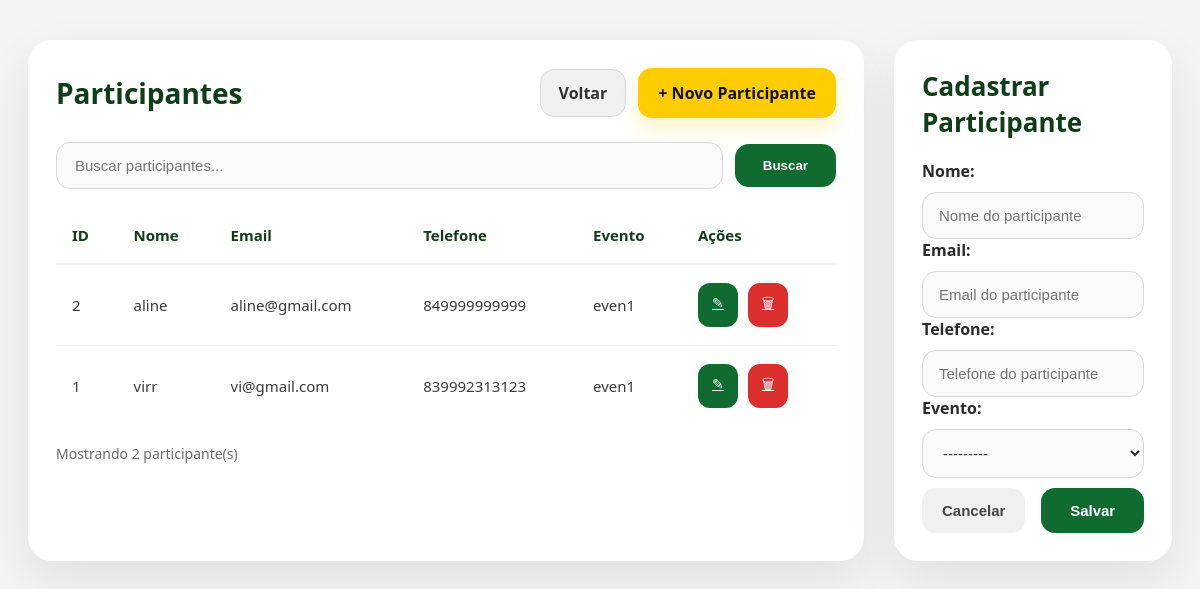
/participantes/ (signed in), run on an earlier commit of the app's database.
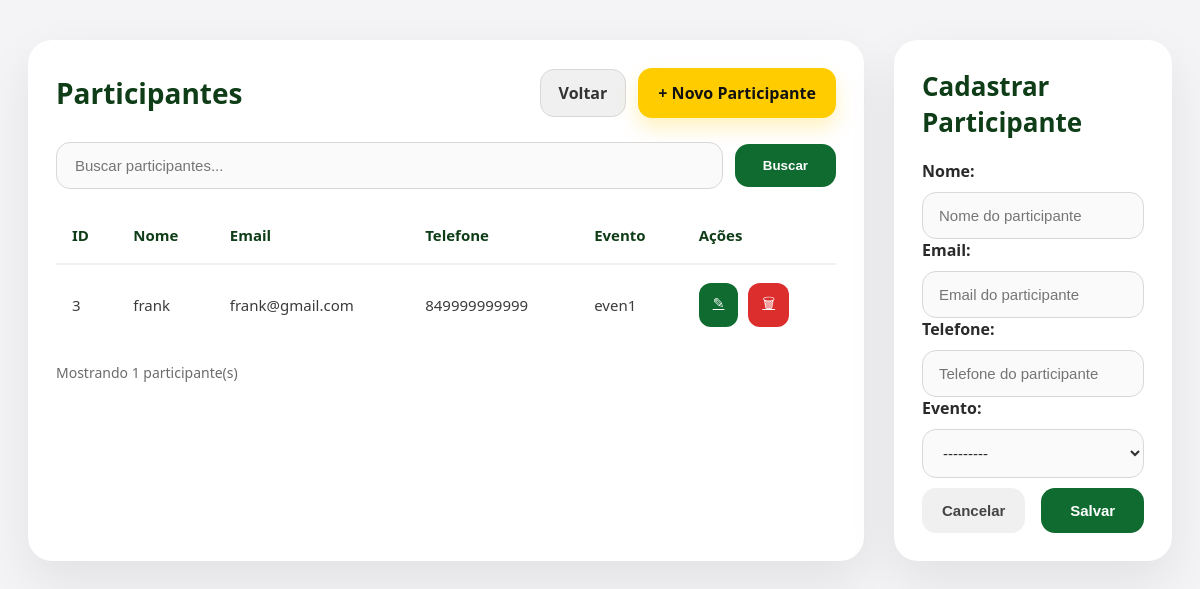
And on a later commit of the database.
### core/models.py (models this page shows, shortened)
class Participante(models.Model):
    nome = models.CharField('Nome', max_length=120)
    email = models.EmailField('Email', max_length=254)
    telefone = models.CharField('Telefone', max_length=30, blank=True)
    evento = models.ForeignKey(Evento, verbose_name='Evento', on_delete=models.PROTECT, related_name='participantes')
    criado_em = models.DateTimeField('Criado em', auto_now_add=True)
    class Meta:
        verbose_name = 'Participante'
        verbose_name_plural = 'Participantes'
        ordering = ['-criado_em']

class Evento(models.Model):
    nome = models.CharField('Nome', max_length=160)
    descricao = models.TextField('Descrição', blank=True)
    data = models.DateField('Data')
    horario = models.TimeField('Horário', blank=True, null=True)
    local = models.CharField('Local', max_length=160, blank=True)
    vagas = models.PositiveIntegerField('Quantidade de vagas', default=0)
    criado_em = models.DateTimeField('Criado em', auto_now_add=True)
    class Meta:
        verbose_name = 'Evento'
        verbose_name_plural = 'Eventos'
        ordering = ['-data', 'nome']
    def __str__(self):
        return self.nome

### core/views.py (the view)
# urls.py: path('participantes/', views.participantes, name='participantes'),
@login_required(login_url='login')
def participantes(request):
    busca = request.GET.get('busca', '')
    participantes = Participante.objects.select_related('evento').all()
    if busca:
        participantes = participantes.filter(
            Q(nome__icontains=busca) | Q(email__icontains=busca) | Q(evento__nome__icontains=busca)
        )
    form = ParticipanteForm(request.POST or None)
    if request.method == 'POST' and form.is_valid():
        form.save()
        return redirect('participantes')
    return render(request, 'gerenciamento/participantes.html', {
        'participantes': participantes,
        'form': form,
        'busca': busca,
    })

### core/forms.py
class ParticipanteForm(forms.ModelForm):
    class Meta:
        model = Participante
        fields = ['nome', 'email', 'telefone', 'evento']
        labels = {
            'nome': 'Nome',
            'email': 'Email',
            'telefone': 'Telefone',
            'evento': 'Evento',
        }
        widgets = {
            'nome': forms.TextInput(attrs={
                'placeholder': 'Nome do participante',
                'class': 'campo-input'
            }),
            'email': forms.EmailInput(attrs={
                'placeholder': 'Email do participante',
                'class': 'campo-input'
            }),
            'telefone': forms.TextInput(attrs={
                'placeholder': 'Telefone do participante',
                'class': 'campo-input'
            }),
            'evento': forms.Select(attrs={
                'class': 'campo-input'
            }),
        }

### core/templates/gerenciamento/participantes.html (shortened to what this page needs)
{% extends 'base.html' %}
{% block conteudo %}
<div class="pagina-participantes">
    <div class="container-participantes">
        <section class="painel-participantes">
            <div class="cabecalho-painel">
                <div>
                    <p class="rotulo-painel">Participantes</p>
                </div>
                <div class="cabecalho-acoes">
                    <a href="{% url 'index' %}" class="botao-voltar">Voltar</a>
                    <a href="#form-cadastro" class="botao-novo">+ Novo Participante</a>
                </div>
            </div>
            <div class="acoes-painel">
                <form method="get" class="caixa-busca">
                    <input type="text" name="busca" placeholder="Buscar participantes..." value="{{ busca }}" />
                    <button type="submit" class="botao-buscar">Buscar</button>
                </form>
            </div>
            <div class="cartao-tabela">
                <table class="tabela-participantes">
                    <thead>
                        <tr>
                            <th>ID</th>
                            <th>Nome</th>
                            <th>Email</th>
                            <th>Telefone</th>
                            <th>Evento</th>
                            <th>Ações</th>
                        </tr>
                    </thead>
                    <tbody>
                        {% if participantes.exists %}
                            {% for participante in participantes %}
                                <tr>
                                    <td>{{ participante.id }}</td>
                                    <td>{{ participante.nome }}</td>
                                    <td>{{ participante.email }}</td>
                                    <td>{{ participante.telefone }}</td>
                                    <td>{{ participante.evento.nome }}</td>
                                    <td>
                                        <div class="botoes-acoes">
                                            <a href="{% url 'editar_participante' participante.id %}" class="botao-editar">✎</a>
                                            <a href="{% url 'excluir_participante' participante.id %}" class="botao-excluir">🗑</a>
                                        </div>
                                    </td>
                                </tr>
                            {% endfor %}
                        {% else %}
                            <tr>
                                <td colspan="6" style="text-align:center; padding: 32px 0;">Nenhum participante encontrado.</td>
                            </tr>
                        {% endif %}
                    </tbody>
                </table>
                <p class="rodape-tabela">Mostrando {{ participantes.count }} participante(s)</p>
            </div>
        </section>
        <aside class="painel-formulario" id="form-cadastro">
            <div class="cartao-formulario">
                <h2>Cadastrar Participante</h2>
                <form method="post">
                    <div class="grupo-campo">
                        {{ form.nome.label_tag }}
                        {{ form.nome }}
                    </div>
                    <div class="grupo-campo">
                        {{ form.email.label_tag }}
                        {{ form.email }}
                    </div>
                    <div class="grupo-campo">
                        {{ form.telefone.label_tag }}
                        {{ form.telefone }}
                    </div>
                    <div class="grupo-campo">
                        {{ form.evento.label_tag }}
                        {{ form.evento }}
                    </div>
                    <div class="acoes-formulario">
                        <button type="reset" class="botao-cancelar">Cancelar</button>
                        <button type="submit" class="botao-salvar">Salvar</button>
                    </div>
                </form>
            </div>
        </aside>
    </div>
</div>
{% endblock %}

### core/templates/base.html (shortened to what this page needs)
<!DOCTYPE html>
<html lang="pt-br">
<head>
    {% load static %}
    <link rel="stylesheet" href="{% static 'css/style.css' %}">
</head>
<body>
    {% block conteudo %}
    {% endblock %}
</body>
</html>

### static/css/style.css (style rules this page uses)
* { margin:0; padding:0; box-sizing:border-box; }
body { font-family:'Segoe UI',sans-serif; background:#f4f4f6; }
.pagina-participantes { padding:40px 28px; min-height:calc(100vh - 40px); }
.container-participantes { max-width:1400px; margin:0 auto; display:grid; grid-template-columns:2.2fr 1fr; gap:30px; }
.painel-participantes, .painel-formulario { background:#fff; border-radius:24px; box-shadow:0 20px 50px rgba(0,0,0,.08); }
.painel-participantes { padding:28px; }
.painel-formulario { padding:28px; }
.cabecalho-painel { display:flex; align-items:center; justify-content:space-between; gap:20px; margin-bottom:24px; }
.cabecalho-acoes { display:flex; gap:12px; align-items:center; }
.rotulo-painel { font-size:28px; font-weight:700; color:#0f3d18; }
.botao-voltar { display:inline-flex; align-items:center; justify-content:center; background:#f0f0f0; color:#333; text-decoration:none; padding:12px 18px; border-radius:14px; font-weight:700; border:1px solid #d8d8d8; }
.botao-novo { display:inline-flex; align-items:center; justify-content:center; gap:10px; background:#ffcc00; color:#111; text-decoration:none; padding:14px 20px; border-radius:14px; font-weight:700; box-shadow:0 10px 20px rgba(255,204,0,.25); }
.acoes-painel { margin-bottom:18px; }
.caixa-busca { display:flex; gap:12px; align-items:center; }
.caixa-busca input { flex:1; min-width:0; padding:14px 18px; border:1px solid #d8d8d8; border-radius:14px; background:#fafafa; font-size:15px; color:#333; }
.caixa-busca button { background:#0f6b2f; color:#fff; border:none; border-radius:14px; padding:14px 28px; cursor:pointer; font-weight:700; }
.cartao-tabela { overflow-x:auto; }
.tabela-participantes { width:100%; border-collapse:collapse; min-width:780px; }
.tabela-participantes th, .tabela-participantes td { padding:18px 16px; text-align:left; font-size:15px; color:#3b3b3b; vertical-align:middle; }
.tabela-participantes th { font-weight:700; color:#0f3d18; border-bottom:2px solid #f0f0f0; }
.tabela-participantes tbody tr { border-bottom:1px solid #f0f0f0; }
.tabela-participantes tbody tr:last-child { border-bottom:none; }
.botoes-acoes { display:flex; gap:10px; }
.botao-editar, .botao-excluir { border:none; border-radius:12px; padding:10px 14px; cursor:pointer; font-size:14px; }
.botao-editar { background:#0f6b2f; color:#fff; }
.botao-excluir { background:#dd2e2e; color:#fff; }
.rodape-tabela { margin-top:18px; font-size:14px; color:#6b6b6b; }
.cartao-formulario { display:flex; flex-direction:column; gap:20px; }
.cartao-formulario h2 { color:#0f3d18; font-size:26px; margin:0; }
.grupo-campo { display:flex; flex-direction:column; gap:10px; }
.grupo-campo label { font-weight:700; color:#2a2a2a; }
.grupo-campo input, .grupo-campo select { width:100%; padding:14px 16px; border:1px solid #d8d8d8; border-radius:14px; background:#fafafa; font-size:15px; color:#2d2d2d; }
.acoes-formulario { display:flex; gap:16px; margin-top:10px; }
.botao-cancelar, .botao-salvar { flex:1; border:none; border-radius:14px; padding:14px 20px; font-size:15px; font-weight:700; cursor:pointer; }
.botao-cancelar { background:#f0f0f0; color:#444; }
.botao-salvar { background:#0f6b2f; color:#fff; }

What changed in the data, as far as the page shows it:
removed Participante: id "2", nome "aline", email "aline@gmail.com", telefone "849999999999", evento.nome "even1"
removed Participante: id "1", nome "virr", email "vi@gmail.com", telefone "839992313123", evento.nome "even1"
added Participante: id "3", nome "frank", email "frank@gmail.com", telefone "849999999999", evento.nome "even1"
Also different on the page:
{{ participantes.count }}: "2" → "1"
